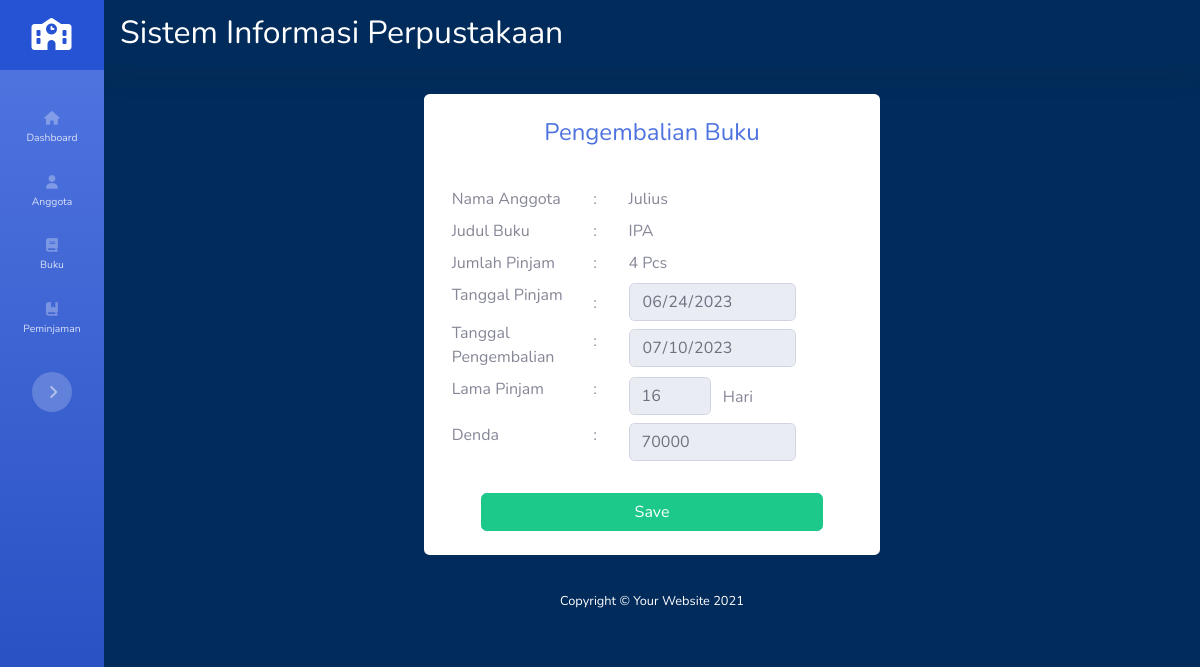
Page /peminjaman/pengembalian_buku/31 on the committed database.
### tables this page shows
CREATE TABLE `peminjaman` (
  `id_pinjam` int(11) NOT NULL,
  `id_anggota` int(11) NOT NULL,
  `id_buku` int(50) NOT NULL,
  `jml_pinjam` int(11) NOT NULL,
  `tgl_pinjam` date NOT NULL,
  `tgl_kembali` date NOT NULL,
  `lama_pinjam` int(50) NOT NULL,
  `denda` int(50) NOT NULL,
  `status` varchar(50) NOT NULL
);

CREATE TABLE `anggota` (
  `id_anggota` int(50) NOT NULL,
  `nama_anggota` varchar(50) NOT NULL,
  `prodi_anggota` varchar(50) NOT NULL,
  `hp_anggota` varchar(20) NOT NULL
);

CREATE TABLE `buku` (
  `id_buku` int(50) NOT NULL,
  `judul_buku` varchar(50) NOT NULL,
  `pengarang_buku` varchar(50) NOT NULL,
  `penerbit_buku` varchar(50) NOT NULL
);

### application/controllers/Peminjaman.php (called while the page is built, shortened)
<?php
class Peminjaman extends CI_Controller
{
    public function pengembalian_buku()
    {
        $id_pinjam = $this->uri->segment(3);
        $result = $this->model_peminjaman->get_pinjam_id($id_pinjam);
        if ($result->num_rows() > 0) {
            $i = $result->row_array();
            $data = array(
                'id_pinjam' => $i['id_pinjam'],
                'nama_anggota' => $i['nama_anggota'],
                'judul_buku' => $i['judul_buku'],
                'tgl_pinjam' => $i['tgl_pinjam'],
                'jml_pinjam' => $i['jml_pinjam']
            );
        }
        $data['title'] = 'Pengembalian Buku';
        $this->load->view('templates/header', $data);
        $this->load->view('templates/sidebar', $data);
        $this->load->view('templates/topbar', $data);
        $this->load->view('peminjaman/pengembalian_buku');
        $this->load->view('templates/footer', $data);
    }
}
?>

### index.php (called while the page is built, shortened)
<?php
require_once BASEPATH.'core/CodeIgniter.php';

### application/models/model_peminjaman.php (called while the page is built, shortened)
<?php
class model_peminjaman extends CI_Model
{
    public function get_pinjam_id($id_pinjam)
    {
        $result = $this->db->select('peminjaman.id_pinjam,anggota.nama_anggota,buku.judul_buku,peminjaman.jml_pinjam,peminjaman.tgl_pinjam,peminjaman.tgl_kembali,peminjaman.lama_pinjam,peminjaman.denda')
            ->from('peminjaman')
            ->where(array('id_pinjam' => $id_pinjam))
            ->join('anggota', 'peminjaman.id_anggota = anggota.id_anggota')
            ->join('buku', 'peminjaman.id_buku = buku.id_buku')
            ->get();
        return $result;
    }
} ?>

### application/views/peminjaman/pengembalian_buku.php (the view, shortened to what this page needs)
<div class="col-lg-5 rounded mx-auto bg-white m-2">
    <div class="row ">
        <div class="col-lg-12 ">
            <div class="text-center">
                <h1 class="h4 mb-4 text-primary mt-4">Pengembalian Buku</h1>
            </div>
        </div>
        <div class="col-lg-12 ">
            <div class="p-3">
                <div class="row">
                    <div class="col-lg-4">
                        <label for="">Nama Anggota</label>
                    </div>
                    <div class="col-lg-1">
                        :
                    </div>
                    <div class="col-lg-7">
                        <?php echo $nama_anggota; ?>
                    </div>
                    <div class="col-lg-4">
                        <label for="">Judul Buku</label>
                    </div>
                    <div class="col-lg-1">
                        :
                    </div>
                    <div class="col-lg-7">
                        <?php echo $judul_buku; ?>
                    </div>
                    <div class="col-lg-4">
                        <label for="">Jumlah Pinjam</label>
                    </div>
                    <div class="col-lg-1">
                        :
                    </div>
                    <div class="col-lg-7">
                        <?php echo $jml_pinjam; ?>&nbsp;Pcs
                    </div>
                    <div class="col-lg-4">
                        <label for="">Tanggal Pinjam</label>
                    </div>
                    <div class="col-lg-1 pt-2">
                        :
                    </div>
                    <div class="col-lg-7">
                        <form class="user" method="post" action="<?= base_url(); ?>peminjaman/proses_pengembalian_buku"
                            enctype="multipart/form-data">
                            <input type="date" class="form-control w-75" value="<?php echo $tgl_pinjam; ?>" readonly
                                id="tanggal_pinjam" name="tanggal_pinjam" />
                    </div>
                    <div class="col-lg-4">
                        <label for="">Tanggal Pengembalian</label>
                    </div>
                    <div class="col-lg-1 pt-2">
                        :
                    </div>
                    <div class="col-lg-7">
                        <form class="user" method="post" action="<?= base_url(); ?>peminjaman/proses_pengembalian_buku"
                            enctype="multipart/form-data">
                            <input type="date" class="form-control w-75 mt-2" value="<?php echo $tgl_pinjam; ?>"
                                readonly id="tanggal_pengembalian" name="tanggal_pengembalian" />
                    </div>
                    <div class="col-lg-4">
                        <label for="">Lama Pinjam</label>
                    </div>
                    <div class="col-lg-1">
                        :
                    </div>
                    <div class="col-lg-3">
                        <input type="number" id="lama_pinjam" class="form-control w-100" name="lama_pinjam" readonly
                            id="">
                    </div>
                    <div class="col-lg-4 pl-0 pt-2">
                        Hari
                    </div>
                    <div class="col-lg-4 mt-2">
                        <label for="">Denda</label>
                    </div>
                    <div class="col-lg-1 mt-2">
                        :
                    </div>
                    <div class="col-lg-7 mt-2">
                        <input type="number" id="denda" class="form-control w-75" name="denda" readonly id="">
                    </div>
                </div>
            </div>
        </div>
        <button type="submit" class="btn btn-success btn-user btn-block w-75 mb-4 mx-auto">
            Save
        </button>
    </div>
</div>

### rows in the picture
peminjaman: id_anggota.nama_anggota "Julius", id_buku.judul_buku "IPA", jml_pinjam "4", tanggal_pinjam "06/24/2023", tanggal_pengembalian "07/10/2023"
